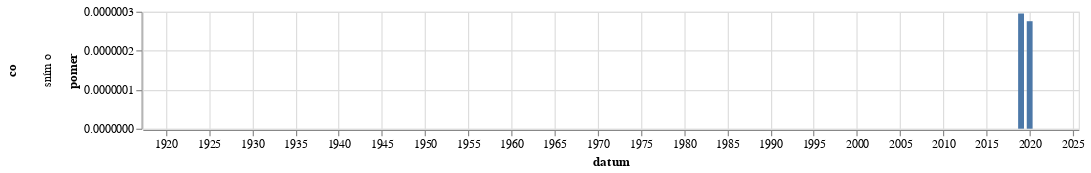

The notebook cell this image was saved under:
### Code cell
graf(vyvoj_vyskytu("(?i) sním o","sním o"))

### Figure 1 — Vega-Lite specification as saved in the notebook (floating-point values rounded to 4 significant figures)
{"config": {"view": {"continuousWidth": 300, "continuousHeight": 300}}, "data": {"name": "data-cfdadf2433f788241d3fa3336377b5bc"}, "mark": {"type": "bar"}, "encoding": {"row": {"field": "co", "type": "nominal"}, "x": {"field": "datum", "type": "temporal"}, "y": {"field": "pomer", "type": "quantitative"}}, "height": 100, "width": 800, "$schema": "https://vega.github.io/schema/vega-lite/v5.8.0.json", "datasets": {"data-cfdadf2433f788241d3fa3336377b5bc": [{"datum": "1918-01-01T00:00:00", "vyskytu": 0, "pocet_slov": 172010, "pomer": 0.0, "co": "sním o"}, {"datum": "1919-01-01T00:00:00", "vyskytu": 0, "pocet_slov": 1547459, "pomer": 0.0, "co": "sním o"}, {"datum": "1920-01-01T00:00:00", "vyskytu": 0, "pocet_slov": 1557497, "pomer": 0.0, "co": "sním o"}, {"datum": "1921-01-01T00:00:00", "vyskytu": 0, "pocet_slov": 1814119, "pomer": 0.0, "co": "sním o"}, {"datum": "1922-01-01T00:00:00", "vyskytu": 0, "pocet_slov": 1739976, "pomer": 0.0, "co": "sním o"}, {"datum": "1923-01-01T00:00:00", "vyskytu": 0, "pocet_slov": 1131296, "pomer": 0.0, "co": "sním o"}, {"datum": "1924-01-01T00:00:00", "vyskytu": 0, "pocet_slov": 1386775, "pomer": 0.0, "co": "sním o"}, {"datum": "1925-01-01T00:00:00", "vyskytu": 0, "pocet_slov": 989387, "pomer": 0.0, "co": "sním o"}, {"datum": "1926-01-01T00:00:00", "vyskytu": 0, "pocet_slov": 1629693, "pomer": 0.0, "co": "sním o"}, {"datum": "1927-01-01T00:00:00", "vyskytu": 0, "pocet_slov": 1725378, "pomer": 0.0, "co": "sním o"}, {"datum": "1928-01-01T00:00:00", "vyskytu": 0, "pocet_slov": 1786584, "pomer": 0.0, "co": "sním o"}, {"datum": "1929-01-01T00:00:00", "vyskytu": 0, "pocet_slov": 907519, "pomer": 0.0, "co": "sním o"}, {"datum": "1930-01-01T00:00:00", "vyskytu": 0, "pocet_slov": 1990549, "pomer": 0.0, "co": "sním o"}, {"datum": "1931-01-01T00:00:00", "vyskytu": 0, "pocet_slov": 1466185, "pomer": 0.0, "co": "sním o"}, {"datum": "1932-01-01T00:00:00", "vyskytu": 0, "pocet_slov": 1117587, "pomer": 0.0, "co": "sním o"}, {"datum": "1933-01-01T00:00:00", "vyskytu": 0, "pocet_slov": 1230441, "pomer": 0.0, "co": "sním o"}, {"datum": "1934-01-01T00:00:00", "vyskytu": 0, "pocet_slov": 874472, "pomer": 0.0, "co": "sním o"}, {"datum": "1935-01-01T00:00:00", "vyskytu": 0, "pocet_slov": 712050, "pomer": 0.0, "co": "sním o"}, {"datum": "1936-01-01T00:00:00", "vyskytu": 0, "pocet_slov": 958205, "pomer": 0.0, "co": "sním o"}, {"datum": "1937-01-01T00:00:00", "vyskytu": 0, "pocet_slov": 733783, "pomer": 0.0, "co": "sním o"}, {"datum": "1938-01-01T00:00:00", "vyskytu": 0, "pocet_slov": 383461, "pomer": 0.0, "co": "sním o"}, {"datum": "1945-01-01T00:00:00", "vyskytu": 0, "pocet_slov": 140144, "pomer": 0.0, "co": "sním o"}, {"datum": "1946-01-01T00:00:00", "vyskytu": 0, "pocet_slov": 1129068, "pomer": 0.0, "co": "sním o"}, {"datum": "1947-01-01T00:00:00", "vyskytu": 0, "pocet_slov": 1083098, "pomer": 0.0, "co": "sním o"}, {"datum": "1948-01-01T00:00:00", "vyskytu": 0, "pocet_slov": 618132, "pomer": 0.0, "co": "sním o"}, {"datum": "1949-01-01T00:00:00", "vyskytu": 0, "pocet_slov": 357203, "pomer": 0.0, "co": "sním o"}, {"datum": "1950-01-01T00:00:00", "vyskytu": 0, "pocet_slov": 208781, "pomer": 0.0, "co": "sním o"}, {"datum": "1951-01-01T00:00:00", "vyskytu": 0, "pocet_slov": 219888, "pomer": 0.0, "co": "sním o"}, {"datum": "1952-01-01T00:00:00", "vyskytu": 0, "pocet_slov": 189920, "pomer": 0.0, "co": "sním o"}, {"datum": "1953-01-01T00:00:00", "vyskytu": 0, "pocet_slov": 114518, "pomer": 0.0, "co": "sním o"}, {"datum": "1954-01-01T00:00:00", "vyskytu": 0, "pocet_slov": 98416, "pomer": 0.0, "co": "sním o"}, {"datum": "1955-01-01T00:00:00", "vyskytu": 0, "pocet_slov": 78833, "pomer": 0.0, "co": "sním o"}, {"datum": "1956-01-01T00:00:00", "vyskytu": 0, "pocet_slov": 138430, "pomer": 0.0, "co": "sním o"}, {"datum": "1957-01-01T00:00:00", "vyskytu": 0, "pocet_slov": 137388, "pomer": 0.0, "co": "sním o"}, {"datum": "1958-01-01T00:00:00", "vyskytu": 0, "pocet_slov": 142112, "pomer": 0.0, "co": "sním o"}, {"datum": "1959-01-01T00:00:00", "vyskytu": 0, "pocet_slov": 141333, "pomer": 0.0, "co": "sním o"}, {"datum": "1960-01-01T00:00:00", "vyskytu": 0, "pocet_slov": 181817, "pomer": 0.0, "co": "sním o"}, {"datum": "1961-01-01T00:00:00", "vyskytu": 0, "pocet_slov": 216288, "pomer": 0.0, "co": "sním o"}, {"datum": "1962-01-01T00:00:00", "vyskytu": 0, "pocet_slov": 98793, "pomer": 0.0, "co": "sním o"}, {"datum": "1963-01-01T00:00:00", "vyskytu": 0, "pocet_slov": 139432, "pomer": 0.0, "co": "sním o"}, {"datum": "1964-01-01T00:00:00", "vyskytu": 0, "pocet_slov": 288820, "pomer": 0.0, "co": "sním o"}, {"datum": "1965-01-01T00:00:00", "vyskytu": 0, "pocet_slov": 194814, "pomer": 0.0, "co": "sním o"}, {"datum": "1966-01-01T00:00:00", "vyskytu": 0, "pocet_slov": 247115, "pomer": 0.0, "co": "sním o"}, {"datum": "1967-01-01T00:00:00", "vyskytu": 0, "pocet_slov": 225198, "pomer": 0.0, "co": "sním o"}, {"datum": "1968-01-01T00:00:00", "vyskytu": 0, "pocet_slov": 559905, "pomer": 0.0, "co": "sním o"}, {"datum": "1969-01-01T00:00:00", "vyskytu": 0, "pocet_slov": 368721, "pomer": 0.0, "co": "sním o"}, {"datum": "1970-01-01T00:00:00", "vyskytu": 0, "pocet_slov": 248046, "pomer": 0.0, "co": "sním o"}, {"datum": "1971-01-01T00:00:00", "vyskytu": 0, "pocet_slov": 263102, "pomer": 0.0, "co": "sním o"}, {"datum": "1972-01-01T00:00:00", "vyskytu": 0, "pocet_slov": 213032, "pomer": 0.0, "co": "sním o"}, {"datum": "1973-01-01T00:00:00", "vyskytu": 0, "pocet_slov": 280835, "pomer": 0.0, "co": "sním o"}, {"datum": "1974-01-01T00:00:00", "vyskytu": 0, "pocet_slov": 291980, "pomer": 0.0, "co": "sním o"}, {"datum": "1975-01-01T00:00:00", "vyskytu": 0, "pocet_slov": 335255, "pomer": 0.0, "co": "sním o"}, {"datum": "1976-01-01T00:00:00", "vyskytu": 0, "pocet_slov": 244998, "pomer": 0.0, "co": "sním o"}, {"datum": "1977-01-01T00:00:00", "vyskytu": 0, "pocet_slov": 253702, "pomer": 0.0, "co": "sním o"}, {"datum": "1978-01-01T00:00:00", "vyskytu": 0, "pocet_slov": 289894, "pomer": 0.0, "co": "sním o"}, {"datum": "1979-01-01T00:00:00", "vyskytu": 0, "pocet_slov": 252883, "pomer": 0.0, "co": "sním o"}, {"datum": "1980-01-01T00:00:00", "vyskytu": 0, "pocet_slov": 242065, "pomer": 0.0, "co": "sním o"}, {"datum": "1981-01-01T00:00:00", "vyskytu": 0, "pocet_slov": 134899, "pomer": 0.0, "co": "sním o"}, {"datum": "1982-01-01T00:00:00", "vyskytu": 0, "pocet_slov": 186973, "pomer": 0.0, "co": "sním o"}, {"datum": "1983-01-01T00:00:00", "vyskytu": 0, "pocet_slov": 227768, "pomer": 0.0, "co": "sním o"}, {"datum": "1984-01-01T00:00:00", "vyskytu": 0, "pocet_slov": 191735, "pomer": 0.0, "co": "sním o"}, {"datum": "1985-01-01T00:00:00", "vyskytu": 0, "pocet_slov": 165973, "pomer": 0.0, "co": "sním o"}, {"datum": "1986-01-01T00:00:00", "vyskytu": 0, "pocet_slov": 98877, "pomer": 0.0, "co": "sním o"}, {"datum": "1987-01-01T00:00:00", "vyskytu": 0, "pocet_slov": 149991, "pomer": 0.0, "co": "sním o"}, {"datum": "1988-01-01T00:00:00", "vyskytu": 0, "pocet_slov": 167631, "pomer": 0.0, "co": "sním o"}, {"datum": "1989-01-01T00:00:00", "vyskytu": 0, "pocet_slov": 255151, "pomer": 0.0, "co": "sním o"}, {"datum": "1990-01-01T00:00:00", "vyskytu": 0, "pocet_slov": 833434, "pomer": 0.0, "co": "sním o"}, {"datum": "1991-01-01T00:00:00", "vyskytu": 0, "pocet_slov": 1410605, "pomer": 0.0, "co": "sním o"}, {"datum": "1992-01-01T00:00:00", "vyskytu": 0, "pocet_slov": 1217148, "pomer": 0.0, "co": "sním o"}, {"datum": "1993-01-01T00:00:00", "vyskytu": 0, "pocet_slov": 1127475, "pomer": 0.0, "co": "sním o"}, {"datum": "1994-01-01T00:00:00", "vyskytu": 0, "pocet_slov": 948063, "pomer": 0.0, "co": "sním o"}, {"datum": "1995-01-01T00:00:00", "vyskytu": 0, "pocet_slov": 1138209, "pomer": 0.0, "co": "sním o"}, {"datum": "1996-01-01T00:00:00", "vyskytu": 0, "pocet_slov": 1240947, "pomer": 0.0, "co": "sním o"}, {"datum": "1997-01-01T00:00:00", "vyskytu": 0, "pocet_slov": 2179318, "pomer": 0.0, "co": "sním o"}, {"datum": "1998-01-01T00:00:00", "vyskytu": 0, "pocet_slov": 1522654, "pomer": 0.0, "co": "sním o"}, {"datum": "1999-01-01T00:00:00", "vyskytu": 0, "pocet_slov": 2465372, "pomer": 0.0, "co": "sním o"}, {"datum": "2000-01-01T00:00:00", "vyskytu": 0, "pocet_slov": 2483127, "pomer": 0.0, "co": "sním o"}, {"datum": "2001-01-01T00:00:00", "vyskytu": 0, "pocet_slov": 2462192, "pomer": 0.0, "co": "sním o"}, {"datum": "2002-01-01T00:00:00", "vyskytu": 0, "pocet_slov": 1931845, "pomer": 0.0, "co": "sním o"}, {"datum": "2003-01-01T00:00:00", "vyskytu": 0, "pocet_slov": 2578085, "pomer": 0.0, "co": "sním o"}, {"datum": "2004-01-01T00:00:00", "vyskytu": 0, "pocet_slov": 2351739, "pomer": 0.0, "co": "sním o"}, {"datum": "2005-01-01T00:00:00", "vyskytu": 0, "pocet_slov": 2582168, "pomer": 0.0, "co": "sním o"}, {"datum": "2006-01-01T00:00:00", "vyskytu": 0, "pocet_slov": 1552476, "pomer": 0.0, "co": "sním o"}, {"datum": "2007-01-01T00:00:00", "vyskytu": 0, "pocet_slov": 1826653, "pomer": 0.0, "co": "sním o"}, {"datum": "2008-01-01T00:00:00", "vyskytu": 0, "pocet_slov": 1786832, "pomer": 0.0, "co": "sním o"}, {"datum": "2009-01-01T00:00:00", "vyskytu": 0, "pocet_slov": 2116415, "pomer": 0.0, "co": "sním o"}, {"datum": "2010-01-01T00:00:00", "vyskytu": 0, "pocet_slov": 1718642, "pomer": 0.0, "co": "sním o"}, {"datum": "2011-01-01T00:00:00", "vyskytu": 0, "pocet_slov": 2512843, "pomer": 0.0, "co": "sním o"}, {"datum": "2012-01-01T00:00:00", "vyskytu": 0, "pocet_slov": 2154063, "pomer": 0.0, "co": "sním o"}, {"datum": "2013-01-01T00:00:00", "vyskytu": 0, "pocet_slov": 1253654, "pomer": 0.0, "co": "sním o"}, {"datum": "2014-01-01T00:00:00", "vyskytu": 0, "pocet_slov": 2797907, "pomer": 0.0, "co": "sním o"}, {"datum": "2015-01-01T00:00:00", "vyskytu": 0, "pocet_slov": 2883253, "pomer": 0.0, "co": "sním o"}, {"datum": "2016-01-01T00:00:00", "vyskytu": 0, "pocet_slov": 3088746, "pomer": 0.0, "co": "sním o"}, {"datum": "2017-01-01T00:00:00", "vyskytu": 0, "pocet_slov": 2494184, "pomer": 0.0, "co": "sním o"}, {"datum": "2018-01-01T00:00:00", "vyskytu": 0, "pocet_slov": 2950192, "pomer": 0.0, "co": "sním o"}, {"datum": "2019-01-01T00:00:00", "vyskytu": 1, "pocet_slov": 3385704, "pomer": 2.954e-07, "co": "sním o"}, {"datum": "2020-01-01T00:00:00", "vyskytu": 1, "pocet_slov": 3628168, "pomer": 2.756e-07, "co": "sním o"}, {"datum": "2021-01-01T00:00:00", "vyskytu": 0, "pocet_slov": 3028906, "pomer": 0.0, "co": "sním o"}, {"datum": "2022-01-01T00:00:00", "vyskytu": 0, "pocet_slov": 4156918, "pomer": 0.0, "co": "sním o"}, {"datum": "2023-01-01T00:00:00", "vyskytu": 0, "pocet_slov": 4543342, "pomer": 0.0, "co": "sním o"}, {"datum": "2024-01-01T00:00:00", "vyskytu": 0, "pocet_slov": 4476204, "pomer": 0.0, "co": "sním o"}, {"datum": "2025-01-01T00:00:00", "vyskytu": 0, "pocet_slov": 2270793, "pomer": 0.0, "co": "sním o"}]}}
